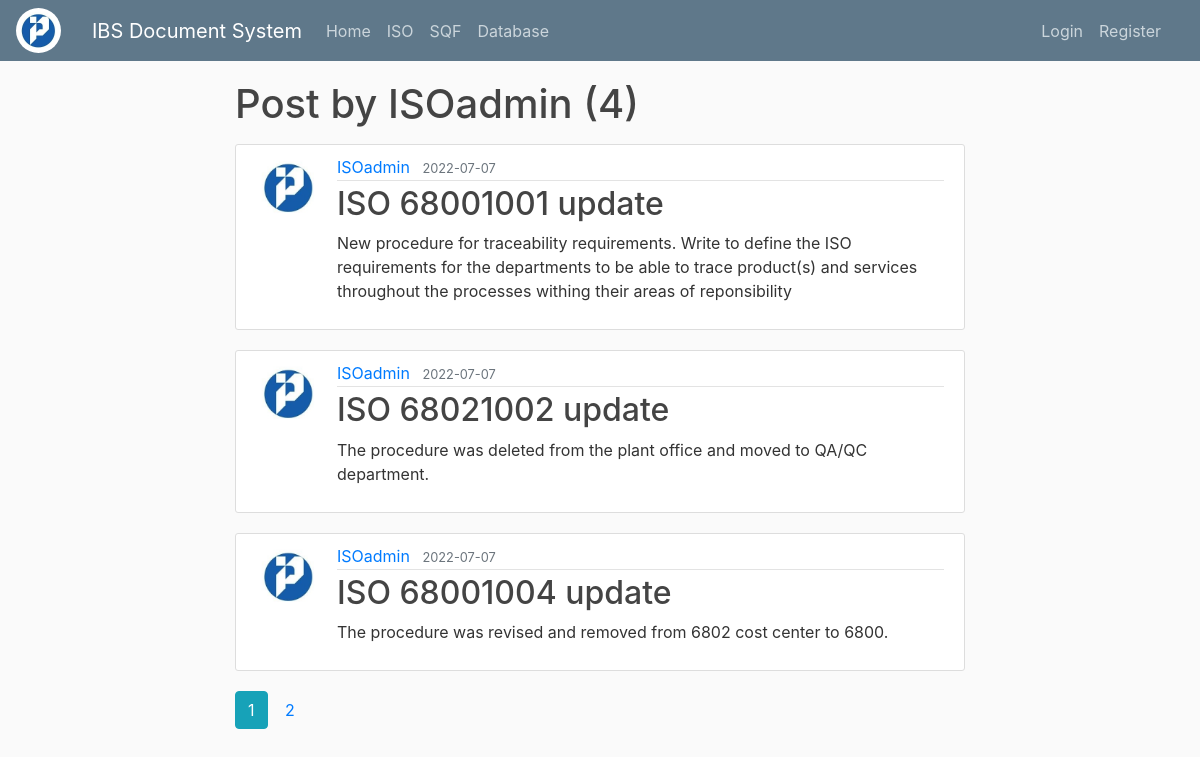
Page /user/ISOadmin on the committed database.
### flaskblog/models.py (models this page shows, shortened)
class User(db.Model, UserMixin):
    id = db.Column(db.Integer, primary_key=True)
    username = db.Column(db.String(20), unique=True, nullable=False)
    email = db.Column(db.String(120), unique=True, nullable=False)
    image_file = db.Column(db.String(20), nullable=False, default='default.jpg')
    password = db.Column(db.String(60), nullable=False)
    posts = db.relationship('Post', backref='author', lazy=True)

class Post(db.Model):
    id = db.Column(db.Integer, primary_key=True)
    title = db.Column(db.String(100), nullable=False)
    date_posted = db.Column(db.DateTime, nullable=False, default=datetime.utcnow)
    content = db.Column(db.Text, nullable=False)
    user_id = db.Column(db.Integer, db.ForeignKey('user.id'), nullable=False)

### flaskblog/users/routes.py (the view)
@users.route("/user/<string:username>")
def user_posts(username):
    page = request.args.get('page', 1, type=int)
    user = User.query.filter_by(username=username).first_or_404()
    posts = Post.query.filter_by(author=user) \
        .order_by(Post.date_posted.desc()) \
        .paginate(page=page, per_page=3)
    return render_template("user_posts.html", posts=posts, user=user)

### flaskblog/templates/user_posts.html (shortened to what this page needs)
{% extends "layout.html" %}
{%block content%}
  <h1  class="mb-3">Post by {{user.username}} ({{posts.total}})</h1>
    {% for post in posts.items %}
    <article class="media content-section">
    <img class="rounded-circle article-img" src="{{ url_for('static', filename='profile_pics/' + post.author.image_file) }}">
      <div class="media-body">
        <div class="article-metadata">
          <a class="mr-2" href="{{ url_for('users.user_posts', username=post.author.username) }}">{{ post.author.username }}</a>
          <small class="text-muted">{{ post.date_posted.strftime('%Y-%m-%d') }}</small>
        </div>
        <h2><a class="article-title" href="{{ url_for('posts.post', post_id=post.id) }}">{{ post.title }}</a></h2>
        <p class="article-content">{{ post.content }}</p>
      </div>
</article>
    {% endfor %}
    {% for page_num in posts.iter_pages() %}
        {%if page_num %}
            {%if posts.page == page_num %}
                <a class="btn btn-info mb-4" href="{{ url_for('users.user_posts', username=user.username, page=page_num) }}">{{ page_num }}</a>
            {% else %}
                <a class="btn mb-4" href="{{ url_for('users.user_posts', username=user.username, page=page_num) }}">{{ page_num }}</a>
            {% endif %}
        {% endif %}
    {% endfor %}
{% endblock content %}

### flaskblog/static/main.css (style rules this page uses)
body { background: #fafafa; color: #333333; margin-top: 5rem; }
h1, h2, h3, h4, h5, h6 { color: #444444; }
.content-section { background: #ffffff; padding: 10px 20px; border: 1px solid #dddddd; border-radius: 3px; margin-bottom: 20px; }
.article-title { color: #444444; }
.article-content { white-space: pre-line; }
.article-img { height: 65px; width: 65px; margin-right: 16px; }
.article-metadata { padding-bottom: 1px; margin-bottom: 4px; border-bottom: 1px solid #e3e3e3 }

### rows in the picture
User: username "ISOadmin"
Post: image_file (placeholder picture), author.username "ISOadmin", date_posted "2022-07-07", title "ISO 68001001 update", content "New procedure for traceability requirements. Write to define the ISO requirements for the departments to be able to trace product(s) and services throughout the processes withing their areas of reponsibility"
Post: image_file (placeholder picture), author.username "ISOadmin", date_posted "2022-07-07", title "ISO 68021002 update", content "The procedure was deleted from the plant office and moved to QA/QC department."
Post: image_file (placeholder picture), author.username "ISOadmin", date_posted "2022-07-07", title "ISO 68001004 update", content "The procedure was revised and removed from 6802 cost center to 6800."

### other values in the picture
{{ posts.total }} "4"
{{ page_num }} "1"
{{ page_num }} "2"
